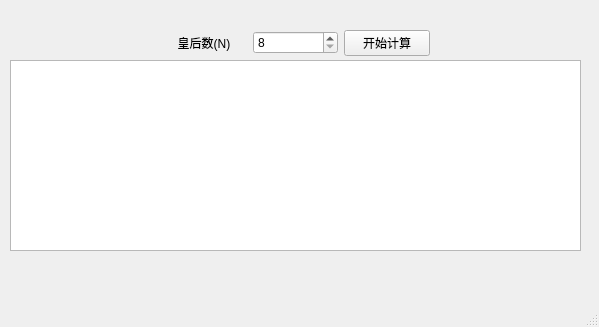
<?xml version="1.0" encoding="UTF-8"?>
<ui version="4.0">
 <class>MainWindow</class>
 <widget class="QMainWindow" name="MainWindow">
  <property name="geometry">
   <rect>
    <x>0</x>
    <y>0</y>
    <width>599</width>
    <height>327</height>
   </rect>
  </property>
  <property name="windowTitle">
   <string>nqueens by Kingtous</string>
  </property>
  <widget class="QWidget" name="centralWidget">
   <widget class="QWidget" name="gridLayoutWidget">
    <property name="geometry">
     <rect>
      <x>150</x>
      <y>10</y>
      <width>291</width>
      <height>67</height>
     </rect>
    </property>
    <layout class="QGridLayout" name="boxGridLayout">
     <item row="0" column="1">
      <widget class="QSpinBox" name="queen_spinBox">
       <property name="minimum">
        <number>8</number>
       </property>
       <property name="maximum">
        <number>1000000</number>
       </property>
      </widget>
     </item>
     <item row="0" column="0">
      <widget class="QLabel" name="label">
       <property name="layoutDirection">
        <enum>Qt::LeftToRight</enum>
       </property>
       <property name="text">
        <string>皇后数(N)</string>
       </property>
       <property name="alignment">
        <set>Qt::AlignCenter</set>
       </property>
      </widget>
     </item>
     <item row="0" column="2">
      <widget class="QPushButton" name="startButton">
       <property name="text">
        <string>开始计算</string>
       </property>
      </widget>
     </item>
    </layout>
   </widget>
   <widget class="QTextBrowser" name="statusBrowser">
    <property name="geometry">
     <rect>
      <x>10</x>
      <y>60</y>
      <width>571</width>
      <height>191</height>
     </rect>
    </property>
   </widget>
  </widget>
  <widget class="QMenuBar" name="menuBar">
   <property name="geometry">
    <rect>
     <x>0</x>
     <y>0</y>
     <width>599</width>
     <height>22</height>
    </rect>
   </property>
  </widget>
  <widget class="QStatusBar" name="statusBar"/>
  <action name="action_clac">
   <property name="checkable">
    <bool>true</bool>
   </property>
   <property name="text">
    <string>clac</string>
   </property>
   <property name="toolTip">
    <string>开始计算</string>
   </property>
   <property name="shortcut">
    <string>Ctrl+S</string>
   </property>
  </action>
 </widget>
 <layoutdefault spacing="6" margin="11"/>
 <resources/>
 <connections/>
</ui>
